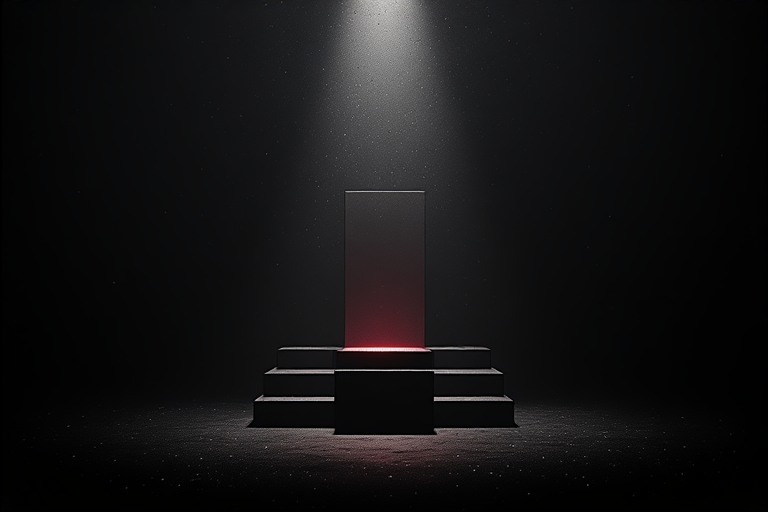
#> input picture comic1.jpg, 768 x 512 px
$ python ROTATE.py
#> lines starting #> are read from the running program, lines starting #| are printed output that depends on the picture
import cv2
img = cv2.imread("comic1.jpg")
#> img is the input picture: shape (512, 768, 3); mean B, G, R 19.9, 19.1, 19.9
if img is None:
    raise FileNotFoundError("check comic1.jpg")
h,w=img.shape[:2]
#> h = 512; w = 768
M=cv2.getRotationMatrix2D((w/2,h/2),30,1)
rotated = cv2.warpAffine(img,M,(w,h))
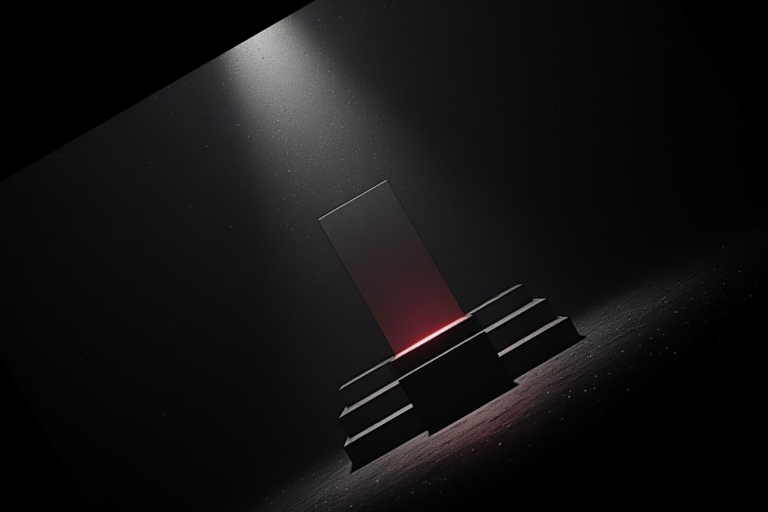
#> rotated: shape (512, 768, 3); mean B, G, R 18.6, 17.9, 18.8
crop = img[100:400,200:600]
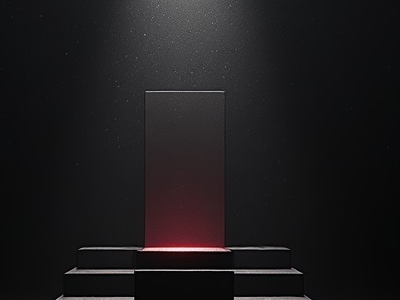
#> crop: shape (300, 400, 3); mean B, G, R 28.7, 27.2, 29.4
print("rotated.shape:",rotated.shape)
#| rotated.shape: (512, 768, 3)
print("crop.shape:",crop.shape)
#| crop.shape: (300, 400, 3)
cv2.imshow("comic1", crop)
cv2.imshow("comic1", rotated)
cv2.waitKey(0)
cv2.destroyAllWindows()
